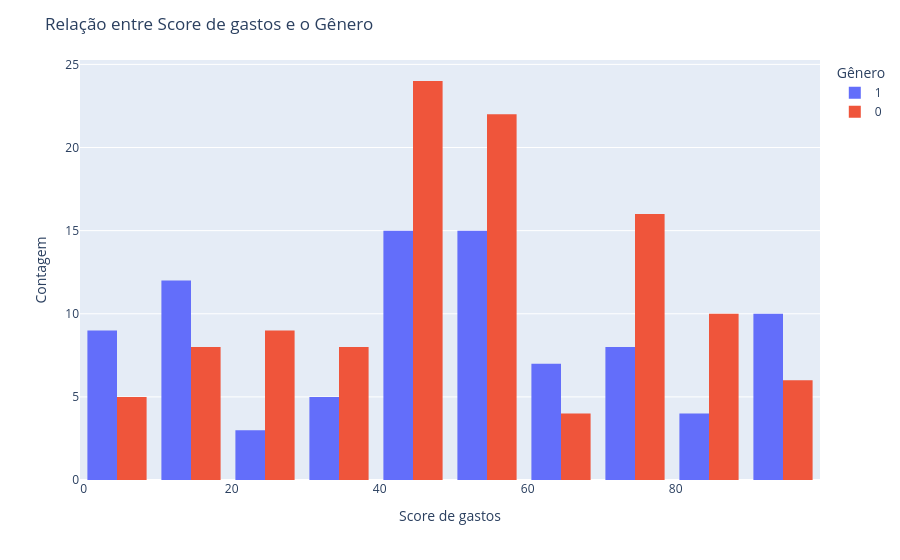

Write notebook code for a chart like this one.
### Markdown cell above
**Neste gráfico podemos que a maior parte dos clientes concentra-se em faixas intermediárias de renda, com menor presença em extremos.**

### Code cell
fig = px.histogram(df_encoded, x='Spending Score', color='Gender', barmode='group')

fig.update_layout(title='Relação entre Score de gastos e o Gênero',
                  xaxis_title='Score de gastos',
                  yaxis_title='Contagem',
                  legend_title='Gênero')

fig.show()

### Figure 1 — Plotly figure (JSON) as saved in the notebook; plotly's stock layout.template omitted (floating-point values rounded to 4 significant figures)
{"data": [{"alignmentgroup": "True", "bingroup": "x", "hovertemplate": "Gender=1<br>Spending Score=%{x}<br>count=%{y}<extra></extra>", "legendgroup": "1", "marker": {"color": "#636efa", "pattern": {"shape": ""}}, "name": "1", "offsetgroup": "1", "orientation": "v", "showlegend": true, "type": "histogram", "x": [39, 81, 3, 14, 13, 79, 66, 29, 35, 73, 73, 82, 61, 4, 4, 92, 92, 36, 60, 60, 41, 46, 46, 56, 55, 51, 59, 59, 55, 47, 54, 48, 51, 55, 41, 46, 41, 49, 52, 42, 49, 59, 55, 56, 46, 43, 48, 52, 46, 56, 91, 35, 95, 11, 75, 9, 75, 5, 73, 10, 93, 12, 97, 36, 90, 17, 88, 1, 1, 5, 26, 20, 63, 13, 75, 10, 92, 15, 69, 14, 90, 15, 97, 68, 8, 74, 18, 83], "xaxis": "x", "yaxis": "y"}, {"alignmentgroup": "True", "bingroup": "x", "hovertemplate": "Gender=0<br>Spending Score=%{x}<br>count=%{y}<extra></extra>", "legendgroup": "0", "marker": {"color": "#EF553B", "pattern": {"shape": ""}}, "name": "0", "offsetgroup": "0", "orientation": "v", "showlegend": true, "type": "histogram", "x": [6, 77, 40, 76, 6, 94, 72, 99, 15, 77, 35, 98, 5, 14, 32, 31, 87, 73, 14, 81, 17, 73, 26, 75, 35, 61, 28, 65, 55, 47, 42, 42, 52, 54, 45, 50, 51, 52, 59, 50, 48, 47, 42, 49, 56, 53, 52, 42, 44, 57, 58, 55, 60, 46, 55, 40, 42, 47, 50, 41, 48, 42, 50, 54, 42, 48, 50, 43, 59, 43, 57, 40, 58, 29, 77, 34, 71, 88, 7, 72, 5, 40, 87, 74, 22, 20, 76, 16, 89, 78, 73, 35, 83, 93, 75, 95, 27, 13, 86, 32, 86, 88, 39, 24, 17, 85, 23, 69, 91, 16, 79, 28], "xaxis": "x", "yaxis": "y"}], "layout": {"barmode": "group", "legend": {"title": {"text": "Gênero"}, "tracegroupgap": 0}, "margin": {"t": 60}, "title": {"text": "Relação entre Score de gastos e o Gênero"}, "xaxis": {"anchor": "y", "domain": [0, 1], "title": {"text": "Score de gastos"}}, "yaxis": {"anchor": "x", "domain": [0, 1], "title": {"text": "Contagem"}}}}
